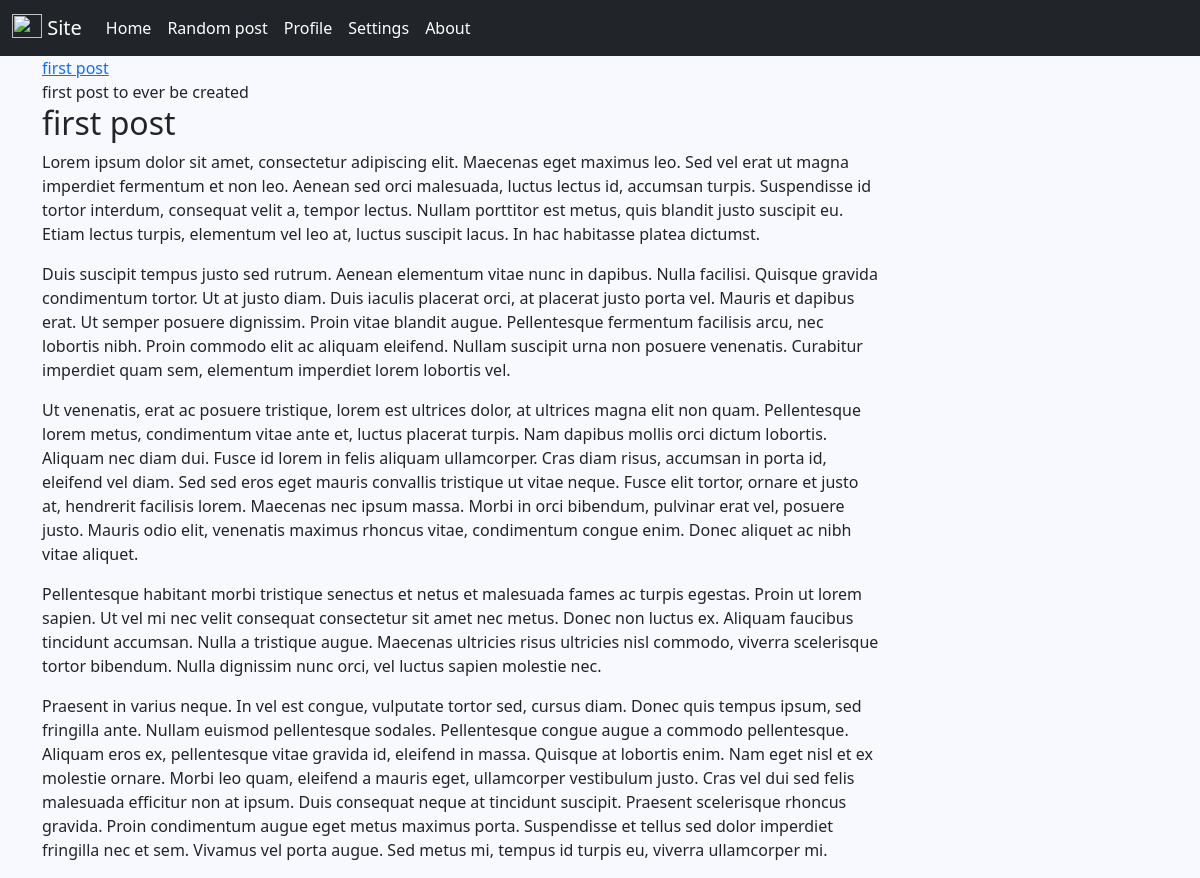
The app's page /post/first-post, older data.
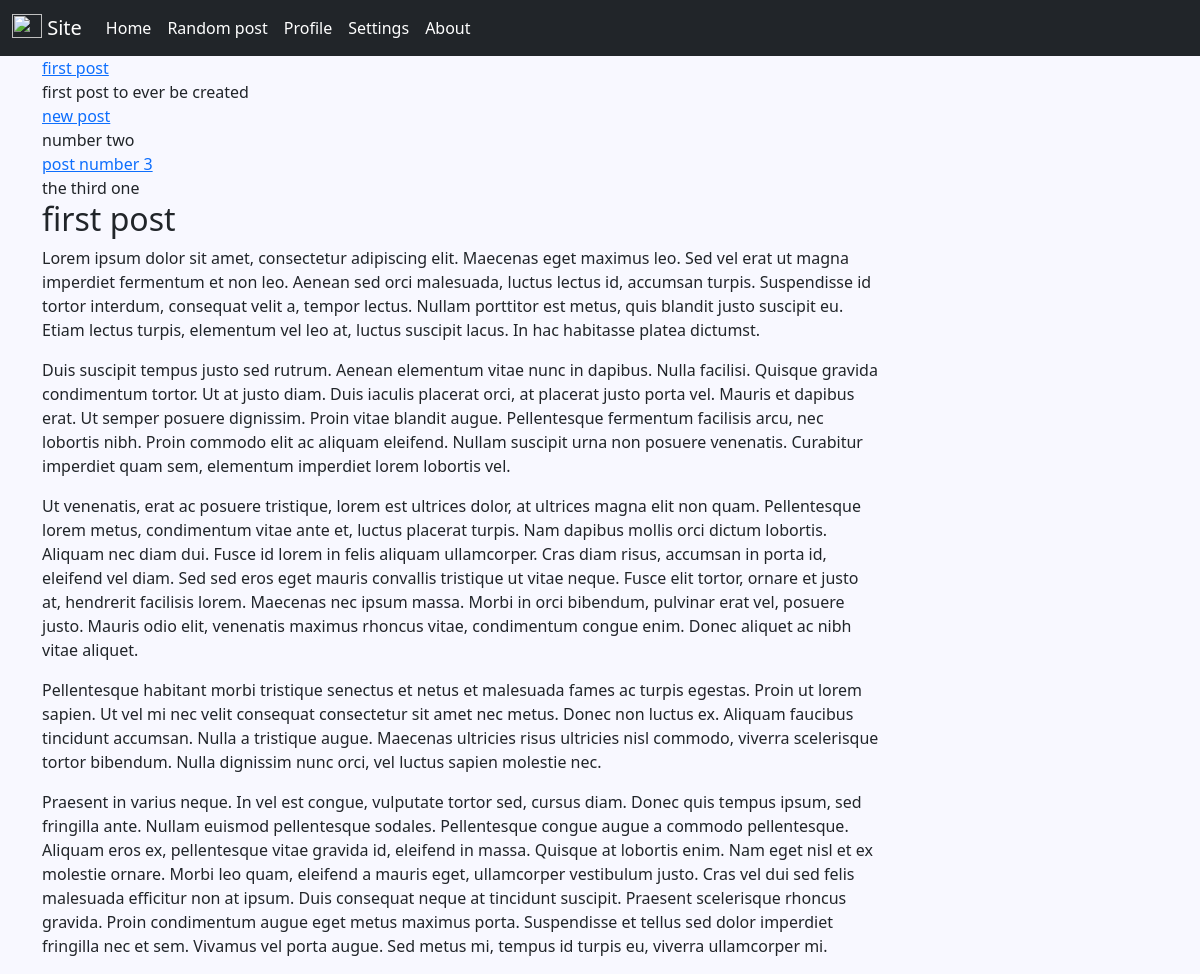
The same page, newer data.
### blog/models.py (models this page shows, shortened)
class Post(models.Model):
    title = models.CharField(max_length=300)
    URLSlug = models.SlugField(max_length=150, unique=True)
    summary = models.CharField(max_length=350)
    body = models.TextField()
    Image = models.ImageField(upload_to='img', default='placeholder.jpg')
    published = models.BooleanField(default=True)
    date = models.DateField(auto_now_add=True)
    class Meta:
        ordering = ['-date']

### blog/views.py (the view)
# urls.py: path(r'post/<slug:URLSlug>', blog_views.post),
def post(request, URLSlug):
    posts = Post.objects.all()
    return render(request, 'post.html', {
        'post': get_object_or_404(Post, URLSlug=URLSlug),
        'posts': posts
    })

### blog/templates/post.html (shortened to what this page needs)
{% extends 'single-template.html' %}
{% block entry %}
    <div>
        <h2>{{ post.title }}</h2>
        <div>
            {{ post.body|linebreaks}}
        </div>
    </div>
{% endblock %}

### blog/templates/single-template.html
{% extends 'base.html' %}
{% block content %}
    <div class="container">
        <div class="col-md-3">
            {% for post in posts %}
                <div>
                    <div class="summary-title"> <a href="/post/{{post.URLSlug}}"> {{post.title}}</a></div>
                    <div class="summary">{{post.summary}}</div>
                </div>
            {% endfor %}
        </div>
        <div class="col-md-9">
            {% block entry %}
            {% endblock %}
        </div>
    </div>
{% endblock %}

### blog/templates/base.html (shortened to what this page needs)
<!DOCTYPE html>
<html lang="en">
<head>
    {% load bootstrap5 %}
    {% bootstrap_css %}
    {% load static %}
    <link rel="stylesheet" type="text/css" href="{% static 'css/style.css' %}">
</head>
<body>
   <nav class="navbar navbar-expand-lg navbar navbar-dark bg-dark">
     <div class="container-fluid">
       <a class="navbar-brand" href="/">
           <img src="/docs/5.1/assets/brand/bootstrap-logo.svg" alt="" width="30" height="24" class="d-inline-block align-text-top">
           Site</a>
       <div class="collapse navbar-collapse" id="navbarSupportedContent">
         <ul class="navbar-nav me-auto mb-2 mb-lg-0">
           <li class="nav-item"><a class="nav-link active" aria-current="page" href="/">Home</a></li>
           <li class="nav-item"><a class="nav-link active" href="#">Random post</a></li>
           <li class="nav-item"><a class="nav-link active" href="#">Profile</a></li>
           <li class="nav-item"><a class="nav-link active" href="#">Settings</a></li>
           <li class="nav-item"><a class="nav-link active" href="/about">About</a></li>
         </ul>
       </div>
     </div>
   </nav>
   <div id="content">
       {% block content %}
       {% endblock %}
   </div>
</body>
</html>

### blog/static/css/style.css (style rules this page uses)
body { background: ghostwhite !important; }

Row changes from the older to the newer data that the page shows:
added Post: title "new post", summary "number two"
added Post: title "post number 3", summary "the third one"
